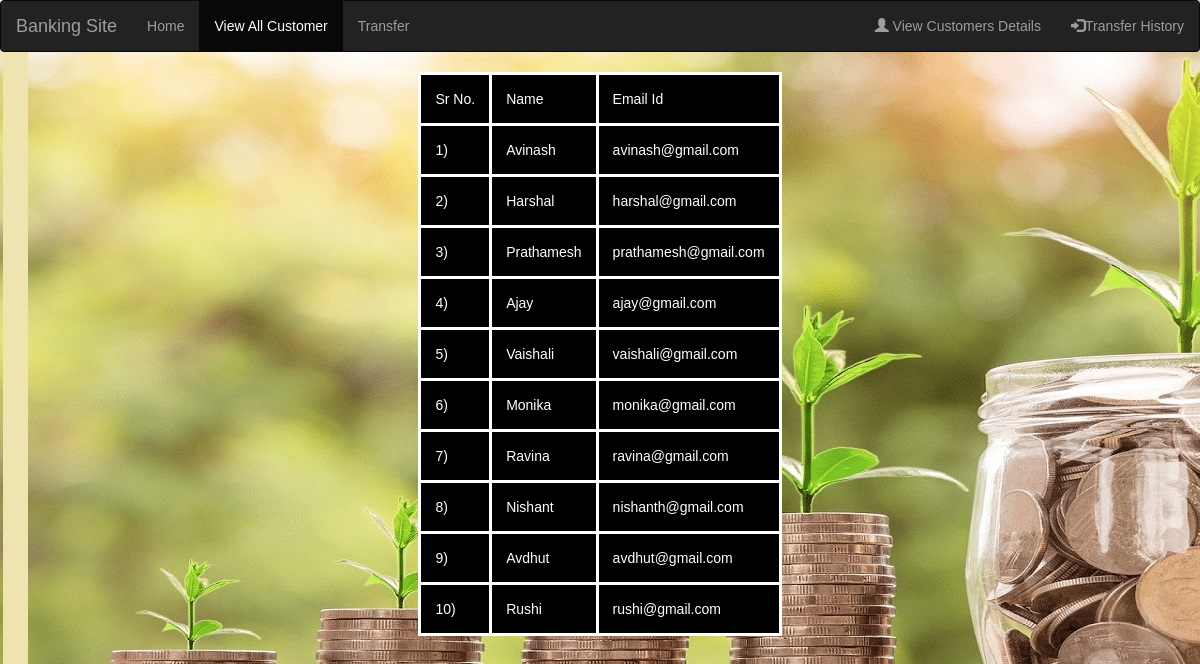
Screenshot of /viewcustomer.php with the database file from the repository.
### tables this page shows
CREATE TABLE `customers` (
  `name` varchar(50) NOT NULL,
  `email` varchar(50) NOT NULL,
  `balance` double DEFAULT NULL
);

### viewcustomer.php (the view, shortened to what this page needs)
<!DOCTYPE html>
<html>
  <head>
    <link rel="stylesheet" href="style.css">
  <link rel="stylesheet" href="https://maxcdn.bootstrapcdn.com/bootstrap/3.4.1/css/bootstrap.min.css">
</head>
  <body>
    <nav class="navbar navbar-inverse">
        <div class="container-fluid">
          <div class="navbar-header">
            <a class="navbar-brand" href="index.php">Banking Site</a>
          </div>
          <ul class="nav navbar-nav">
            <li><a href="index.php">Home</a></li>
            <li class="active"><a href="viewcustomer.php ">View All Customer</a></li>
            <li><a href="transfer.php">Transfer</a></li>
          </ul>
          <ul class="nav navbar-nav navbar-right">
          <li ><a href="checkdetails.php"><span class="glyphicon glyphicon-user"></span> View Customers Details</a></li>
            <li><a href="transferhistory.php"><span class="glyphicon glyphicon-log-in"></span>Transfer History</a></li>
          </ul>
        </div>
      </nav>
      <center>
          <table>
	<tr>
  <td>Sr No.</td>
  <td>Name</td>
  <td>Email Id</td>
	</tr>
    <?php
    $servername="sql304.epizy.com";
    $username="epiz_27761035";
    $password="pno90vLio9";
    $db_name="epiz_27761035_my_db";
    $conn=mysqli_connect($servername,$username,$password);
    $conn -> select_db($db_name);
    $result = mysqli_query($conn,"SELECT * FROM `customers`");
    $count = 0;
	while($row = mysqli_fetch_array($result)) {
    $count+=1;
	?>
  <tr style="color:white;" class="<?php if(isset($classname)) echo $classname;?>">
  <td> <?php echo $count; ?>)</td>
  <td><?php echo $row["name"]; ?></td>
  <td><?php echo $row["email"]; ?></td>
	</tr>
	<?php
	}
  ?>
  </center>
</body>
</html>

### style.css (style rules this page uses)
body { background: black; background-image:url('logo1.jpg'); background-size: auto; }

### viewcustomer.php (style rules this page uses)
table, th, td { color:white; border: 3px solid white; padding: 14px; background-color:black; }
table { border-spacing: 10px; }

### rows the page displays
customers: name "Avinash", email "avinash@gmail.com"
customers: name "Harshal", email "harshal@gmail.com"
customers: name "Prathamesh", email "prathamesh@gmail.com"
customers: name "Ajay", email "ajay@gmail.com"
customers: name "Vaishali", email "vaishali@gmail.com"
customers: name "Monika", email "monika@gmail.com"
customers: name "Ravina", email "ravina@gmail.com"
customers: name "Nishant", email "nishanth@gmail.com"
customers: name "Avdhut", email "avdhut@gmail.com"
customers: name "Rushi", email "rushi@gmail.com"
